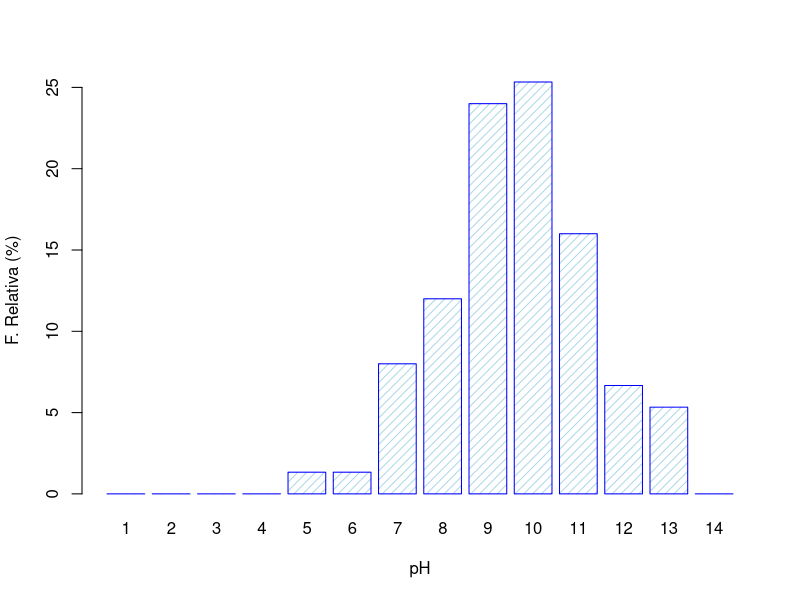
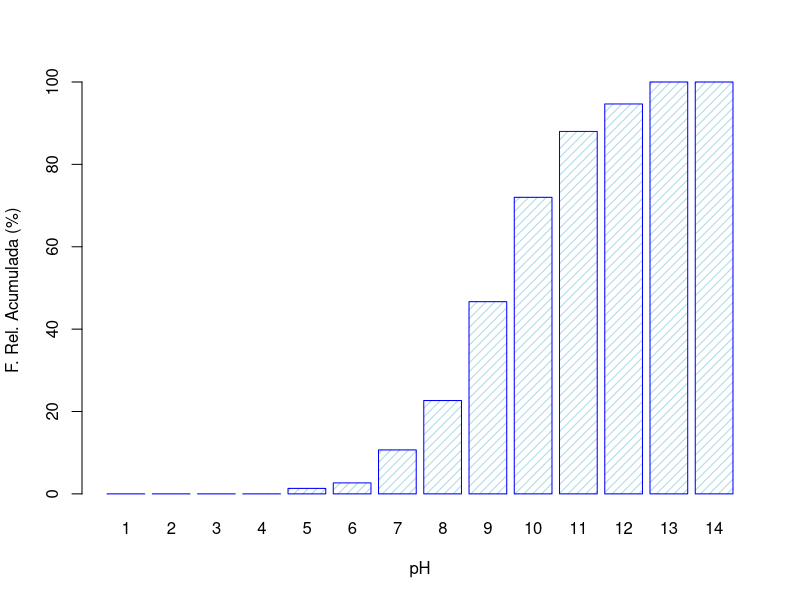

Write R code to recreate these figures, in order.

pH <- c(8,9,8,10,10,9,10,7,12,12,11,12,9,10,11,11,9,10,11,9,9,10,11,9,8,10,8,9,10,
        8,9,13,13,7,10,10,9,9,9,9,10,13,11,6,8,7,7,10,8,5,11,11,7,10,10,12,8,9,13,
        11,10,11,10,9,9,8,11,12,10,9,7,10,11,10,9)

n <- length(pH)
nj <- table(pH)
print(nj)
nj <- c(0, 0, 0, 0, nj, 0)
names(nj) <- 1:14
# frecuencias relativas
hj <- nj/n
# frecuencias acumuladas
Nj <- cumsum(nj)
Hj <- cumsum(hj)

# b) Diagrama de barras para las frecuencias relativas.
barplot(height = 100*hj, xlab = "pH", ylab = "F. Relativa (%)", density = 16, 
        col = "lightblue", border = "blue")

# c) Hacer un diagrama de barras para las frecuencias relativas acumuladas.
barplot(height = 100*Hj, xlab = "pH", ylab = "F. Rel. Acumulada (%)", density = 16, 
        col = "lightblue", border = "blue")

# d) Usando la información de la tabla y de los diagramas, responder las siguientes preguntas:
#   * ¿Cuántas observaciones se realizaron en este caso?
print(n) # 75
#   * ¿Cuántas observaciones en la muestra tienen un pH netro? ¿ácido? ¿básico?
sum(nj[7])      # pH Neutro
sum(nj[1:6])    # pH ácido
sum(nj[8:14])   # pH básico

#   * ¿Qué porcentaje de observaciones tienen un pH neutro? ¿ácido? ¿básico?
sum(100*hj[7])
sum(100*hj[1:6])
sum(100*hj[8:14])

#   * ¿Que porcentaje de observaciones tienen un pH entre 9 y 11 unidades, inclusive?
sum(100*hj[9:11])


# Considere la información de la siguiente disitrbución de frecuencias:
n <- 80
hj <- c(4/n,0.15,0.25,0.75-0.25-0.15-0.05,1-0.75)
print(hj)
Hj <- cumsum(hj)
print(Hj)
nj <- hj*n
print(nj)
Nj <- cumsum(nj)
print(Nj)
